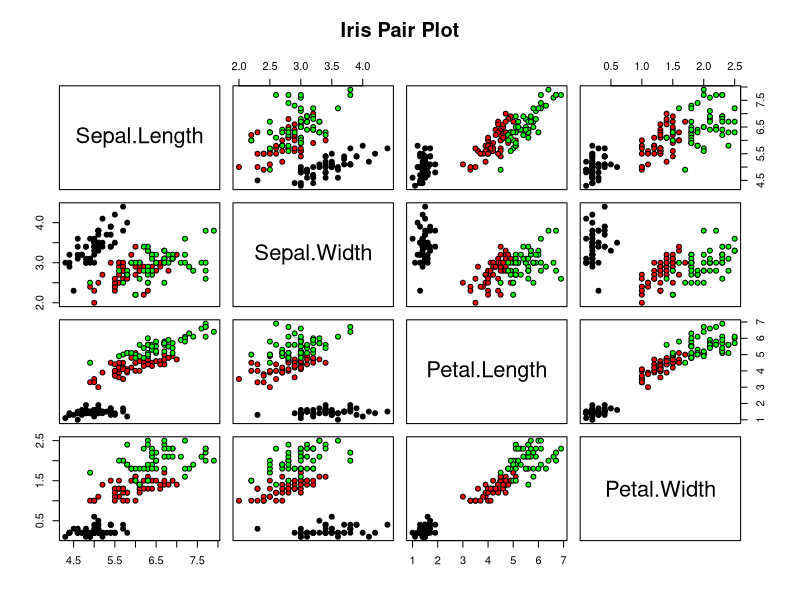

Generate this figure with R:
## ---- chunk 1
knitr::opts_chunk$set(echo = FALSE)
## ---- chunk 2
data("iris")
summary(iris)
## ---- chunk 3
pairs(iris[1:4], main = "Iris Pair Plot", pch = 21, bg = c("black", "red", "green")[unclass(iris$Species)])
